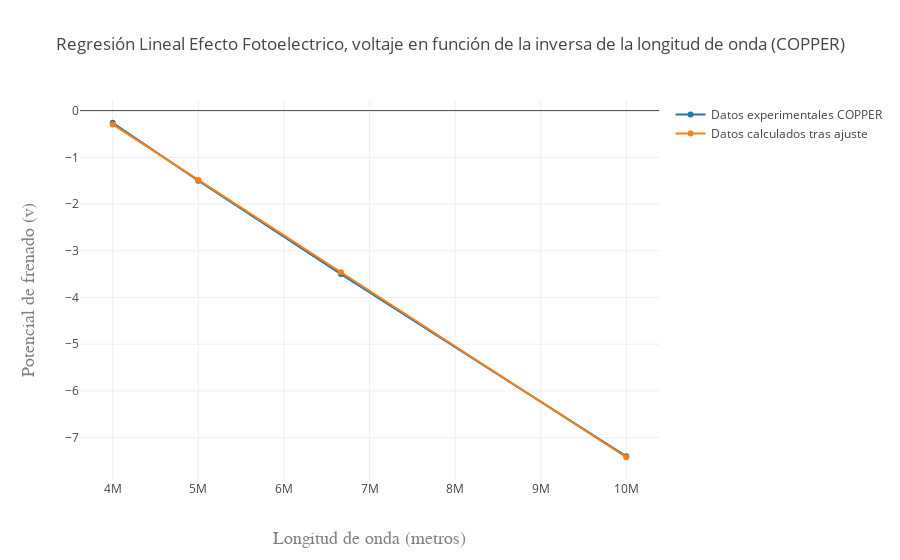

Notebook code cell kept with this figure:
### Code cell
var datos4 = [
  { x: inversa_de_longitudes_de_onda4, 
    y: voltajes_medidos4, name: 'Datos experimentales COPPER' 
   },
  { x: inversa_de_longitudes_de_onda4, 
    y: voltajes_de_frenado_calculados4, name: 'Datos calculados tras ajuste' 
    }
  
];
var layout4 = {
  title: 'Regresión Lineal Efecto Fotoelectrico, voltaje en función de la inversa de la longitud de onda (COPPER)',
  xaxis: { title: 'Longitud de onda (metros)',
    titlefont: { family: 'Courier New, monospace', size: 18, color: '#7f7f7f' }
   
        },
  yaxis: {
    title: 'Potencial de frenado (v)',
     titlefont: {family: 'Courier New, monospace', size: 18, color: '#7f7f7f' }
    
  }
};
Plotly(datos4, layout4,);

### Figure 1 — Plotly figure (JSON) as saved in the notebook; plotly's stock layout.template omitted (floating-point values rounded to 4 significant figures)
{"data": [{"x": [10000000, 6667000.0, 5000000, 4000000.0], "y": [-7.4, -3.5, -1.5, -0.26], "name": "Datos experimentales COPPER"}, {"x": [10000000, 6667000.0, 5000000, 4000000.0], "y": [-7.42, -3.462, -1.483, -0.2955], "name": "Datos calculados tras ajuste"}], "layout": {"title": "Regresión Lineal Efecto Fotoelectrico, voltaje en función de la inversa de la longitud de onda (COPPER)", "xaxis": {"title": "Longitud de onda (metros)", "titlefont": {"family": "Courier New, monospace", "size": 18, "color": "#7f7f7f"}}, "yaxis": {"title": "Potencial de frenado (v)", "titlefont": {"family": "Courier New, monospace", "size": 18, "color": "#7f7f7f"}}}}
